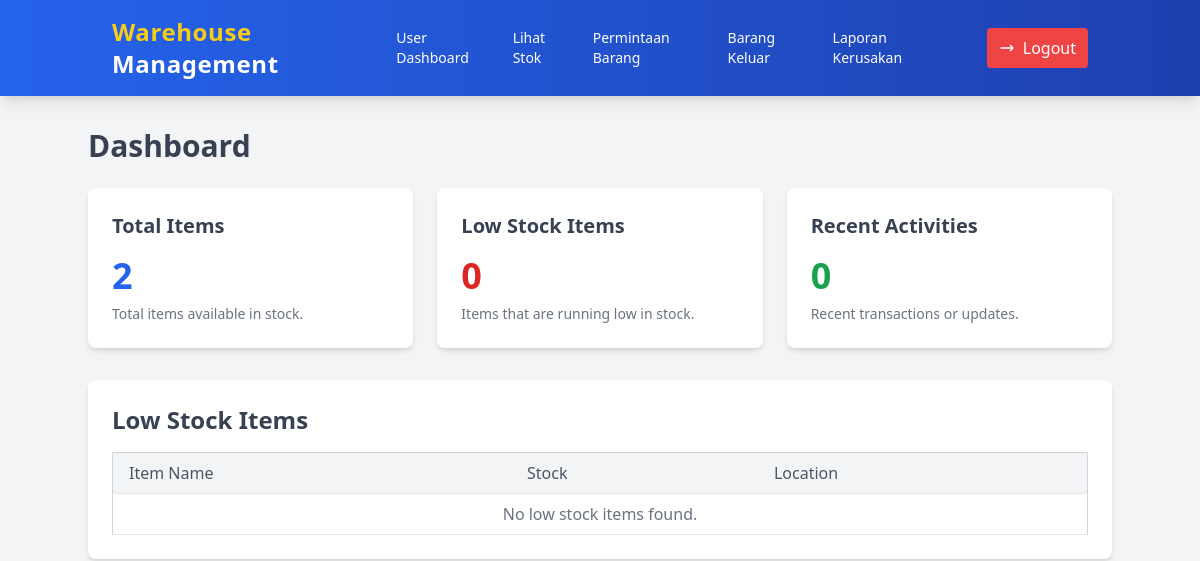
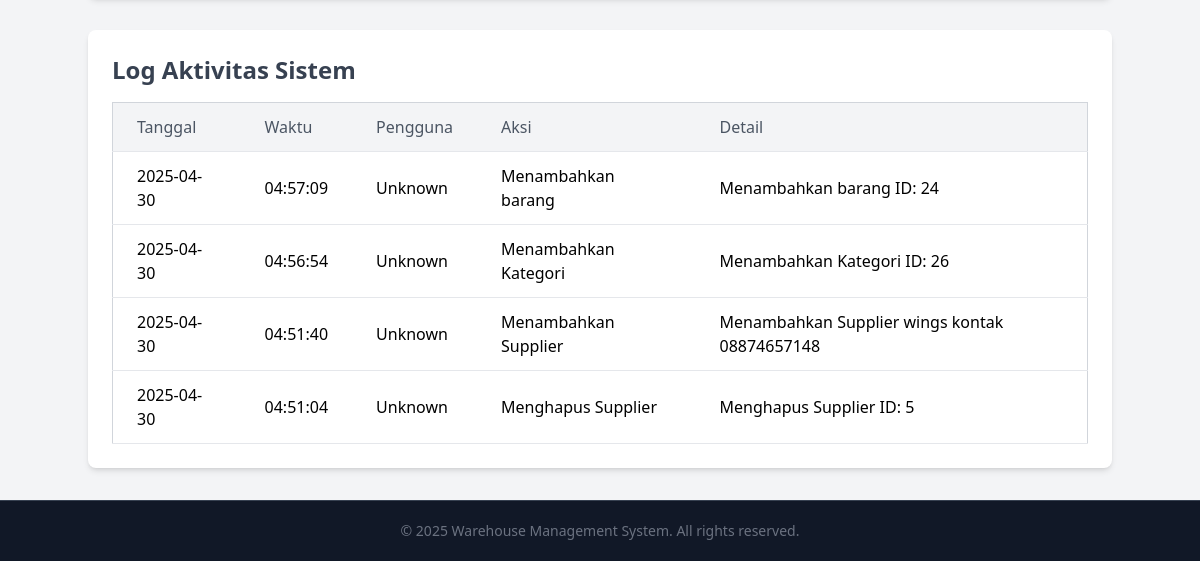
/user_dashboard.php, run on an earlier commit of the app's database (2 pictures, top to bottom).
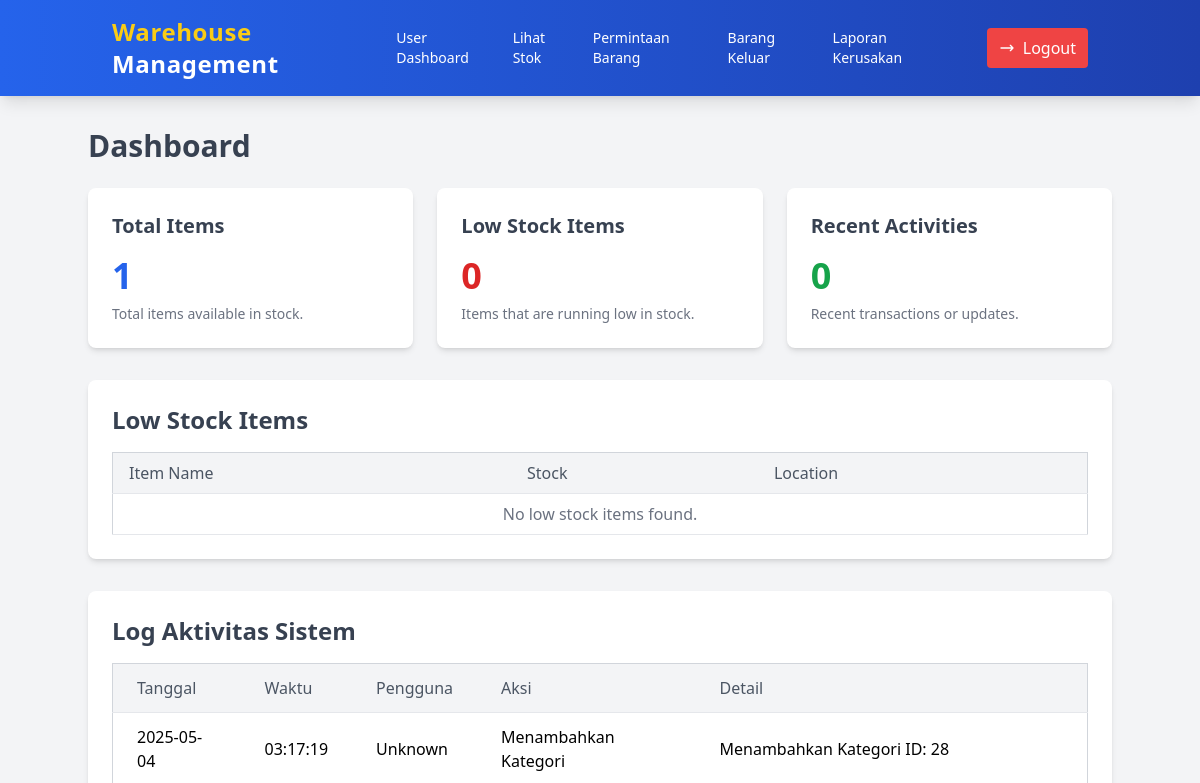
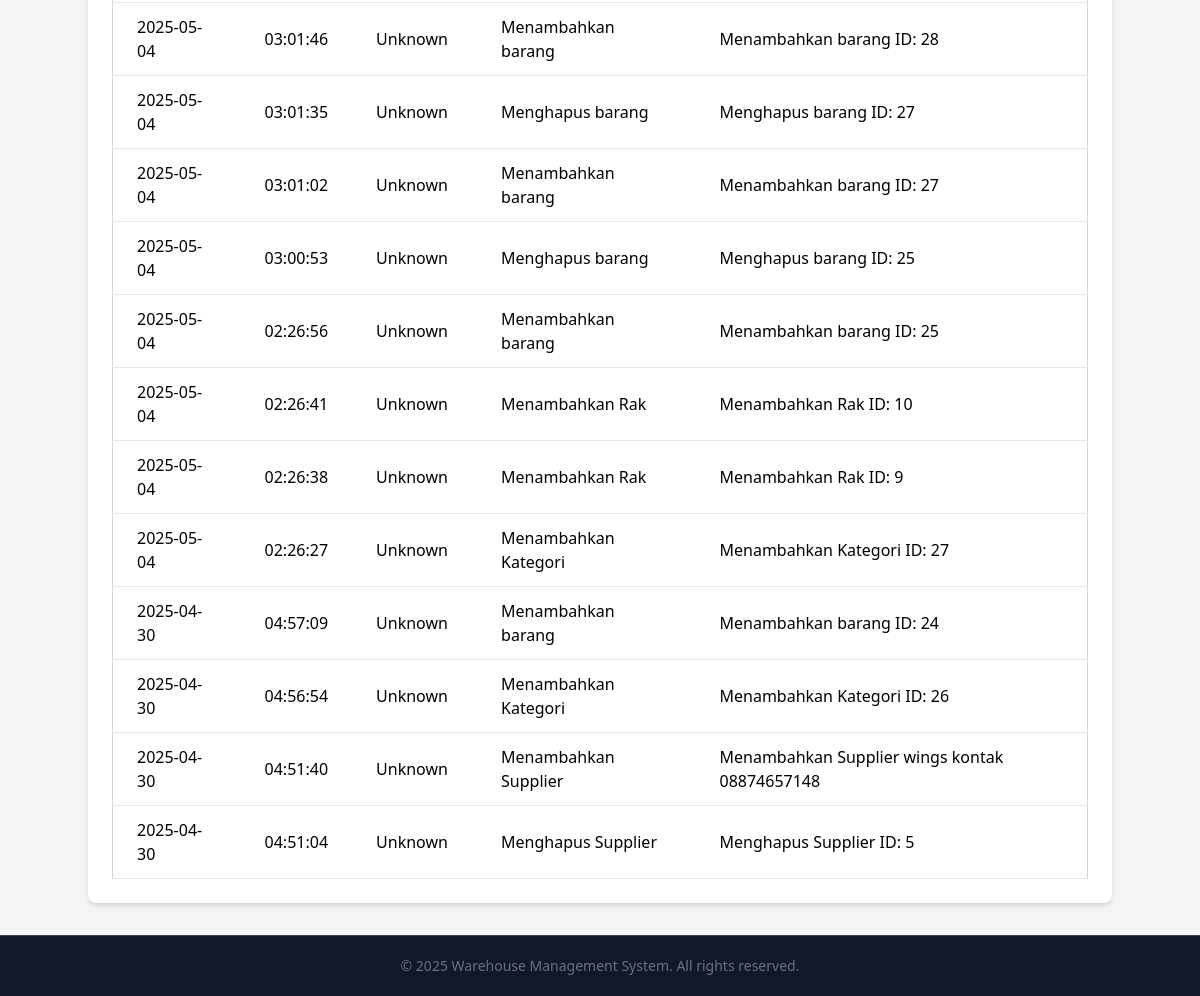
And on a later commit of the database (2 pictures, top to bottom).
### tables this page shows
CREATE TABLE `audit_trail` (
  `id_audit` int(15) NOT NULL,
  `tanggal` date NOT NULL,
  `waktu` time NOT NULL,
  `nama_pengaju` varchar(255) NOT NULL,
  `aksi` varchar(255) NOT NULL,
  `detail` text NOT NULL
);

### user_dashboard.php (the view, shortened to what this page needs)
<?php
include('koneksi.php');
$queryTotalItems = "SELECT COUNT(*) AS total_items FROM stok_barang";
$resultTotalItems = $conn->query($queryTotalItems);
$totalItems = $resultTotalItems->fetch_assoc()['total_items'] ?? 0;
$lowStockItems = [];
$queryRecentActivities = "SELECT COUNT(*) AS recent_activities FROM audit_trail WHERE tanggal = CURDATE()";
$resultRecentActivities = $conn->query($queryRecentActivities);
$recentActivities = $resultRecentActivities->fetch_assoc()['recent_activities'] ?? 0;
$query = "SELECT tanggal, waktu, nama_pengaju, aksi, detail FROM audit_trail ORDER BY tanggal DESC, waktu DESC";
$result = $conn->query($query);
$auditLogs = [];
if ($result && $result->num_rows > 0) {
    while ($row = $result->fetch_assoc()) {
        $auditLogs[] = $row;
    }
}
?>
<!DOCTYPE html>
<html lang="en">
<head>
    <script src="https://cdn.tailwindcss.com"></script>
</head>
<body class="bg-gray-100 font-sans leading-normal tracking-normal">
    <nav class="bg-gradient-to-r from-blue-600 to-blue-800 text-white shadow-lg">
        <div class="container mx-auto px-6 py-4 flex justify-between items-center">
             <a href="user_dashboard.php" class="text-2xl font-extrabold tracking-wide hover:text-yellow-400 transition duration-300">
                <span class="text-yellow-400">Warehouse</span> Management
            </a>
            <div class="flex items-center space-x-11">
                <ul class="flex space-x-6 text-sm font-medium">
                    <li>
                        <a href="user_dashboard.php" class="hover:text-yellow-400 transition duration-300">User Dashboard</a>
                    </li>
                    <li>
                        <a href="./user/lihat_stok.php" class="hover:text-yellow-400 transition duration-300">Lihat Stok</a>
                    </li>
                    <li>
                        <a href="./user/permintaan_barang.php" class="hover:text-yellow-400 transition duration-300">Permintaan Barang</a>
                    </li>
                    <li>
                        <a href="./user/barang_keluar.php" class="hover:text-yellow-400 transition duration-300">Barang Keluar</a>
                    </li>
                    <li>
                        <a href="./user/laporan_kerusakan.php" class="hover:text-yellow-400 transition duration-300">Laporan Kerusakan</a>
                    </li>
                </ul>
                <a href="logout.php" class="flex items-center bg-red-500 px-3 py-2 rounded hover:bg-red-600 transition duration-300">
                    <svg xmlns="http://www.w3.org/2000/svg" class="h-4 w-4 mr-2" fill="none" viewBox="0 0 24 24" stroke="currentColor">
                        <path stroke-linecap="round" stroke-linejoin="round" stroke-width="2" d="M17 16l4-4m0 0l-4-4m4 4H3" />
                    </svg>
                    Logout
                </a>
            </div>
        </div>
    </nav>
    <div class="container mx-auto mt-8">
        <h1 class="text-3xl font-bold text-gray-700 mb-6">Dashboard</h1>
        <div class="grid grid-cols-1 md:grid-cols-2 lg:grid-cols-3 gap-6">
            <div class="bg-white shadow-md rounded-lg p-6">
                <h2 class="text-xl font-bold text-gray-700">Total Items</h2>
                <p class="text-4xl font-semibold text-blue-600 mt-4"><?php echo $totalItems; ?></p>
                <p class="text-sm text-gray-500 mt-2">Total items available in stock.</p>
            </div>
            <div class="bg-white shadow-md rounded-lg p-6">
                <h2 class="text-xl font-bold text-gray-700">Low Stock Items</h2>
                <p class="text-4xl font-semibold text-red-600 mt-4"><?php echo count($lowStockItems); ?></p>
                <p class="text-sm text-gray-500 mt-2">Items that are running low in stock.</p>
            </div>
            <div class="bg-white shadow-md rounded-lg p-6">
                <h2 class="text-xl font-bold text-gray-700">Recent Activities</h2>
                <p class="text-4xl font-semibold text-green-600 mt-4"><?php echo $recentActivities; ?></p>
                <p class="text-sm text-gray-500 mt-2">Recent transactions or updates.</p>
            </div>
        </div>
        <div class="bg-white shadow-md rounded-lg p-6 mt-8">
            <h2 class="text-2xl font-bold text-gray-700 mb-4">Low Stock Items</h2>
            <table class="min-w-full bg-white border border-gray-300">
                <thead class="bg-gray-100">
                    <tr>
                        <th class="py-2 px-4 border-b text-left text-gray-600 font-medium">Item Name</th>
                        <th class="py-2 px-4 border-b text-left text-gray-600 font-medium">Stock</th>
                        <th class="py-2 px-4 border-b text-left text-gray-600 font-medium">Location</th>
                    </tr>
                </thead>
                <tbody>
                    <?php
                    if (!empty($lowStockItems)) {
                        foreach ($lowStockItems as $item) {
                            echo "<tr class='hover:bg-gray-50'>
                                    <td class='py-2 px-4 border-b'>" . htmlspecialchars($item['name']) . "</td>
                                    <td class='py-2 px-4 border-b'>" . htmlspecialchars($item['stock']) . "</td>
                                    <td class='py-2 px-4 border-b'>" . htmlspecialchars($item['location']) . "</td>
                                </tr>";
                        }
                    } else {
                        echo "<tr>
                                <td colspan='3' class='py-2 px-4 border-b text-center text-gray-500'>No low stock items found.</td>
                            </tr>";
                    }
                    ?>
                </tbody>
            </table>
        </div>
        <div class="bg-white shadow-md rounded-lg p-6 mt-8">
            <h2 class="text-2xl font-bold text-gray-700 mb-4">Log Aktivitas Sistem</h2>
            <div class="overflow-x-auto">
                <table class="min-w-full bg-white border border-gray-300 rounded-lg">
                    <thead class="bg-gray-100">
                        <tr>
                            <th class="py-3 px-6 border-b text-left text-gray-600 font-medium">Tanggal</th>
                            <th class="py-3 px-6 border-b text-left text-gray-600 font-medium">Waktu</th>
                            <th class="py-3 px-6 border-b text-left text-gray-600 font-medium">Pengguna</th>
                            <th class="py-3 px-6 border-b text-left text-gray-600 font-medium">Aksi</th>
                            <th class="py-3 px-6 border-b text-left text-gray-600 font-medium">Detail</th>
                        </tr>
                    </thead>
                    <tbody class="divide-y divide-gray-200">
                        <?php
                        if (!empty($auditLogs)) {
                            foreach ($auditLogs as $log) {
                                echo "<tr class='hover:bg-gray-50'>
                                        <td class='py-3 px-6 border-b'>" . htmlspecialchars($log['tanggal']) . "</td>
                                        <td class='py-3 px-6 border-b'>" . htmlspecialchars($log['waktu']) . "</td>
                                        <td class='py-3 px-6 border-b'>" . htmlspecialchars($log['nama_pengaju']) . "</td>
                                        <td class='py-3 px-6 border-b'>" . htmlspecialchars($log['aksi']) . "</td>
                                        <td class='py-3 px-6 border-b'>" . htmlspecialchars($log['detail']) . "</td>
                                    </tr>";
                            }
                        } else {
                            echo "<tr>
                                    <td colspan='5' class='py-3 px-6 border-b text-center text-gray-500'>Belum ada log aktivitas.</td>
                                </tr>";
                        }
                        ?>
                    </tbody>
                </table>
            </div>
        </div>
    </div>
    <footer class="bg-gray-900 text-white w-full mt-8 pb-5">
        <div class="mt-8 border-t border-gray-700 pt-5 text-center">
            <p class="text-sm text-gray-500">&copy; <?php echo date('Y'); ?> Warehouse Management System. All rights reserved.</p>
        </div>
    </footer>
</body>
</html>

What changed in the data, as far as the page shows it:
added audit_trail: tanggal "2025-05-04", waktu "03:17:19", nama_pengaju "Unknown", aksi "Menambahkan Kategori", detail "Menambahkan Kategori ID: 28"
added audit_trail: tanggal "2025-05-04", waktu "03:01:46", nama_pengaju "Unknown", aksi "Menambahkan barang", detail "Menambahkan barang ID: 28"
added audit_trail: tanggal "2025-05-04", waktu "03:01:35", nama_pengaju "Unknown", aksi "Menghapus barang", detail "Menghapus barang ID: 27"
added audit_trail: tanggal "2025-05-04", waktu "03:01:02", nama_pengaju "Unknown", aksi "Menambahkan barang", detail "Menambahkan barang ID: 27"
added audit_trail: tanggal "2025-05-04", waktu "03:00:53", nama_pengaju "Unknown", aksi "Menghapus barang", detail "Menghapus barang ID: 25"
added audit_trail: tanggal "2025-05-04", waktu "02:26:56", nama_pengaju "Unknown", aksi "Menambahkan barang", detail "Menambahkan barang ID: 25"
added audit_trail: tanggal "2025-05-04", waktu "02:26:41", nama_pengaju "Unknown", aksi "Menambahkan Rak", detail "Menambahkan Rak ID: 10"
added audit_trail: tanggal "2025-05-04", waktu "02:26:38", nama_pengaju "Unknown", aksi "Menambahkan Rak", detail "Menambahkan Rak ID: 9"
added audit_trail: tanggal "2025-05-04", waktu "02:26:27", nama_pengaju "Unknown", aksi "Menambahkan Kategori", detail "Menambahkan Kategori ID: 27"
Also different on the page:
$totalItems: "2" → "1"
